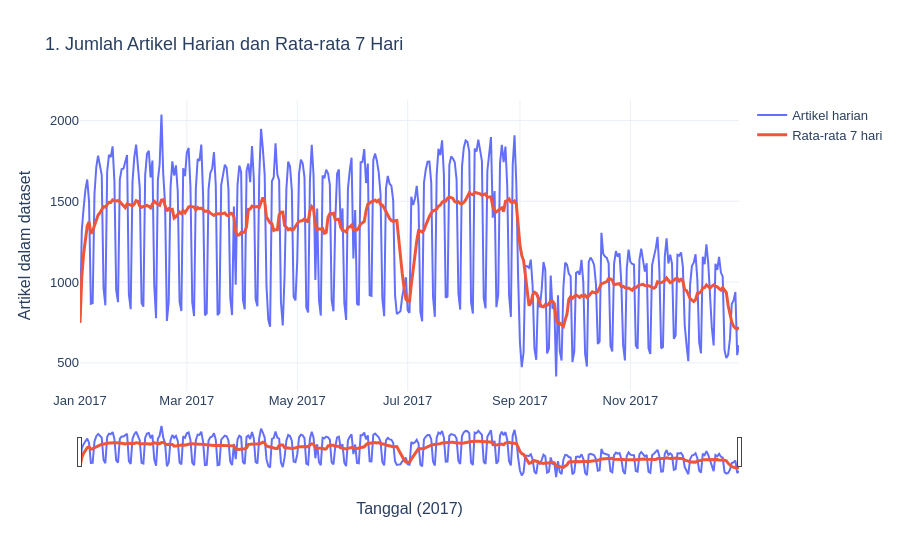

Notebook source saved alongside this figure:
### Markdown cell above
### Visualisasi 1: Tren Deret Waktu dengan Range Slider

Bandingkan volume harian dengan rata-rata tujuh hari untuk memisahkan fluktuasi
jangka pendek dari pergerakan mingguan. Nol berarti tidak ada artikel pada arsip,
bukan bukti bahwa media tidak menerbitkan berita.

### Code cell
fig1 = go.Figure()
fig1.add_scatter(x=daily['tanggal'], y=daily['artikel'], name='Artikel harian',
                 hovertemplate='%{x|%d %b %Y}<br>Artikel: %{y:,}<extra></extra>')
fig1.add_scatter(x=daily['tanggal'], y=daily['ma7'], name='Rata-rata 7 hari',
                 customdata=daily[['window_days']], line=dict(width=3),
                 hovertemplate='%{x|%d %b %Y}<br>Rata-rata: %{y:.2f}'
                               '<br>Hari dalam window: %{customdata[0]}<extra></extra>')
fig1.update_layout(title='1. Jumlah Artikel Harian dan Rata-rata 7 Hari',
                   xaxis_title='Tanggal (2017)', yaxis_title='Artikel dalam dataset')
fig1.update_xaxes(rangeslider_visible=True)
show_and_save(fig1, '01_daily_trend')

### Figure 1 — Plotly figure (JSON) as saved in the notebook; plotly's stock layout.template omitted (floating-point values rounded to 4 significant figures; data arrays with more than 128 entries replaced by an {"elided": "..."} marker saying what was removed)
{"data": [{"hovertemplate": "%{x|%d %b %Y}<br>Artikel: %{y:,}<extra></extra>", "name": "Artikel harian", "type": "scatter", "x": {"elided": "365 str values"}, "y": {"elided": "365 int values"}}, {"customdata": {"elided": "365x1 int values"}, "hovertemplate": "%{x|%d %b %Y}<br>Rata-rata: %{y:.2f}<br>Hari dalam window: %{customdata[0]}<extra></extra>", "line": {"width": 3}, "name": "Rata-rata 7 hari", "type": "scatter", "x": {"elided": "365 str values"}, "y": {"elided": "365 float values"}}], "layout": {"font": {"family": "Arial", "size": 13}, "hovermode": "closest", "title": {"text": "1. Jumlah Artikel Harian dan Rata-rata 7 Hari"}, "xaxis": {"rangeslider": {"visible": true}, "title": {"text": "Tanggal (2017)"}}, "yaxis": {"title": {"text": "Artikel dalam dataset"}}}}
